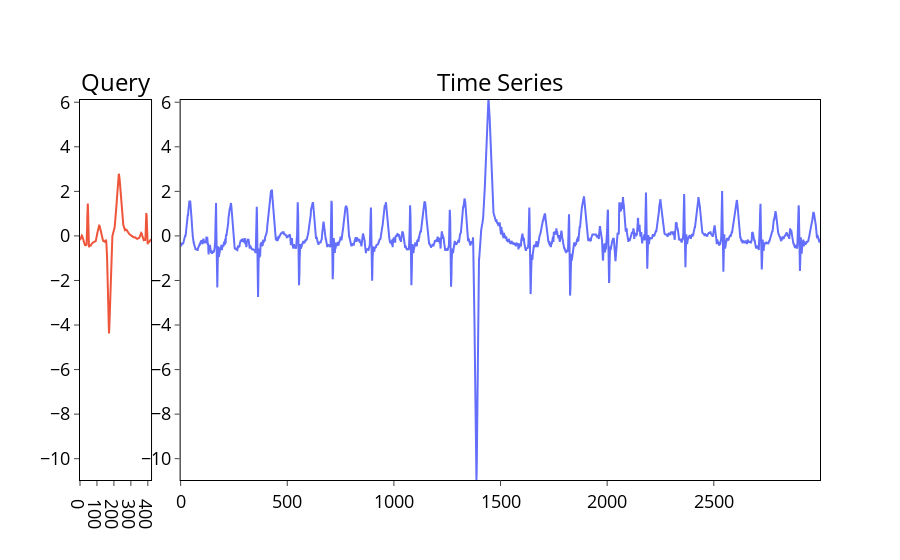

The notebook cell this image was saved under:
### Code cell
plot_bestmatch_data(ts, query)

### Figure 1 — Plotly figure (JSON) as saved in the notebook; plotly's stock layout.template omitted (floating-point values rounded to 4 significant figures; data arrays with more than 128 entries replaced by an {"elided": "..."} marker saying what was removed)
{"data": [{"line": {"color": "#EF553B"}, "type": "scatter", "x": {"elided": "420 int values"}, "xaxis": "x", "y": {"elided": "420 float values"}, "yaxis": "y"}, {"line": {"color": "#636EFA"}, "type": "scatter", "x": {"elided": "2999 int values"}, "xaxis": "x2", "y": {"elided": "2999 float values"}, "yaxis": "y2"}], "layout": {"annotations": [{"font": {"color": "black", "size": 24}, "showarrow": false, "text": "Query", "x": 0.048, "xanchor": "center", "xref": "paper", "y": 1, "yanchor": "bottom", "yref": "paper"}, {"font": {"color": "black", "size": 24}, "showarrow": false, "text": "Time Series", "x": 0.568, "xanchor": "center", "xref": "paper", "y": 1, "yanchor": "bottom", "yref": "paper"}], "autosize": true, "paper_bgcolor": "rgba(0, 0, 0, 0)", "plot_bgcolor": "rgba(0, 0, 0, 0)", "showlegend": false, "title": {"x": 0.5}, "xaxis": {"anchor": "y", "autorange": true, "domain": [0, 0.096], "linecolor": "#000", "linewidth": 1, "mirror": true, "range": [0, 419], "showgrid": false, "tickfont": {"color": "black", "size": 18}, "ticks": "outside", "tickwidth": 1, "type": "linear"}, "xaxis2": {"anchor": "y2", "autorange": true, "domain": [0.136, 1], "linecolor": "#000", "linewidth": 1, "mirror": true, "range": [0, 2998], "showgrid": false, "tickfont": {"color": "black", "size": 18}, "ticks": "outside", "tickwidth": 1, "type": "linear"}, "yaxis": {"anchor": "x", "domain": [0, 1], "linecolor": "#000", "linewidth": 1, "mirror": true, "range": [-10.96, 6.101], "showgrid": false, "tickfont": {"color": "black", "size": 18}, "ticks": "outside", "tickwidth": 1, "type": "linear", "zeroline": false}, "yaxis2": {"anchor": "x2", "domain": [0, 1], "linecolor": "#000", "linewidth": 1, "mirror": true, "range": [-10.96, 6.101], "showgrid": false, "tickfont": {"color": "black", "size": 18}, "ticks": "outside", "tickwidth": 1, "type": "linear", "zeroline": false}}}
